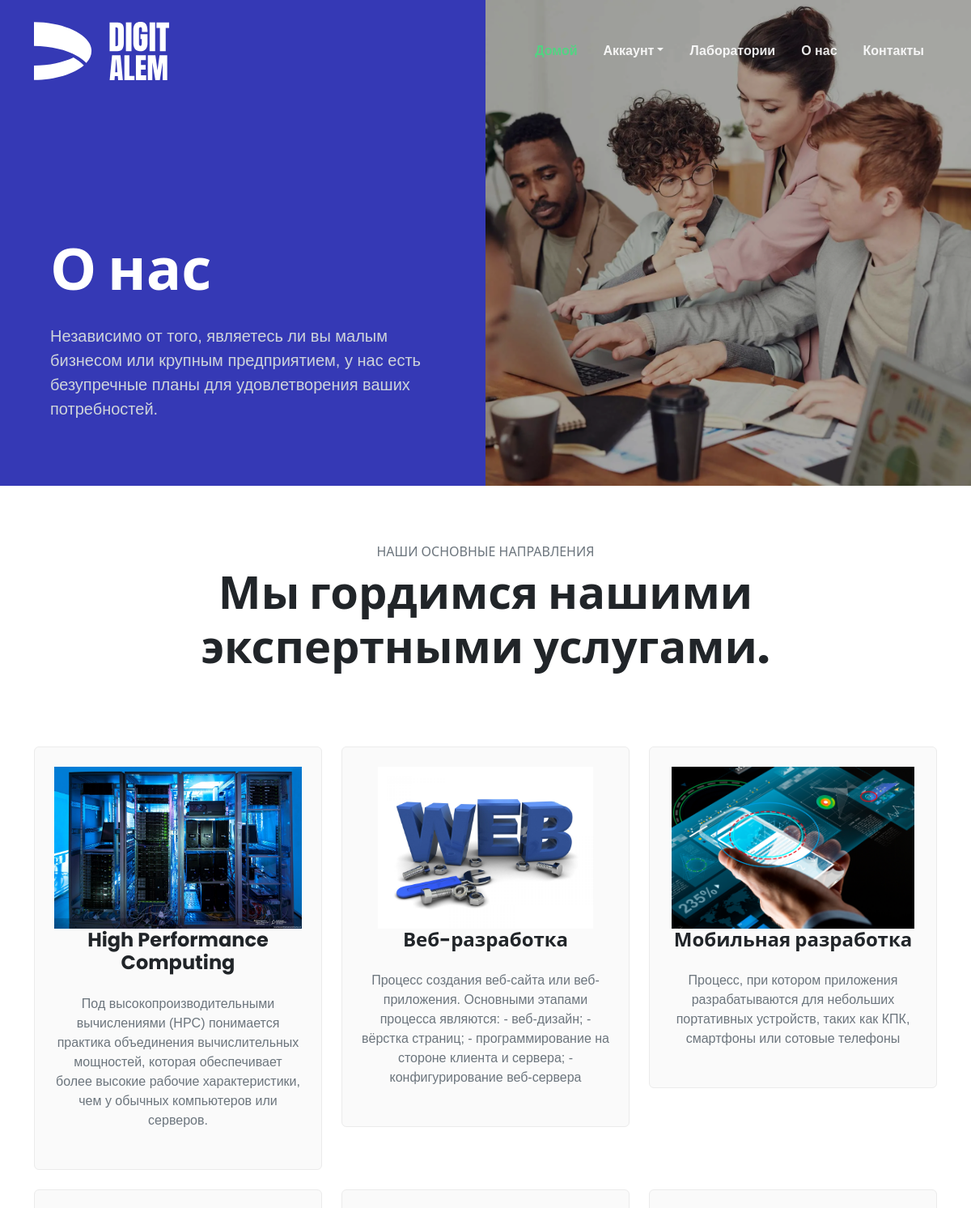
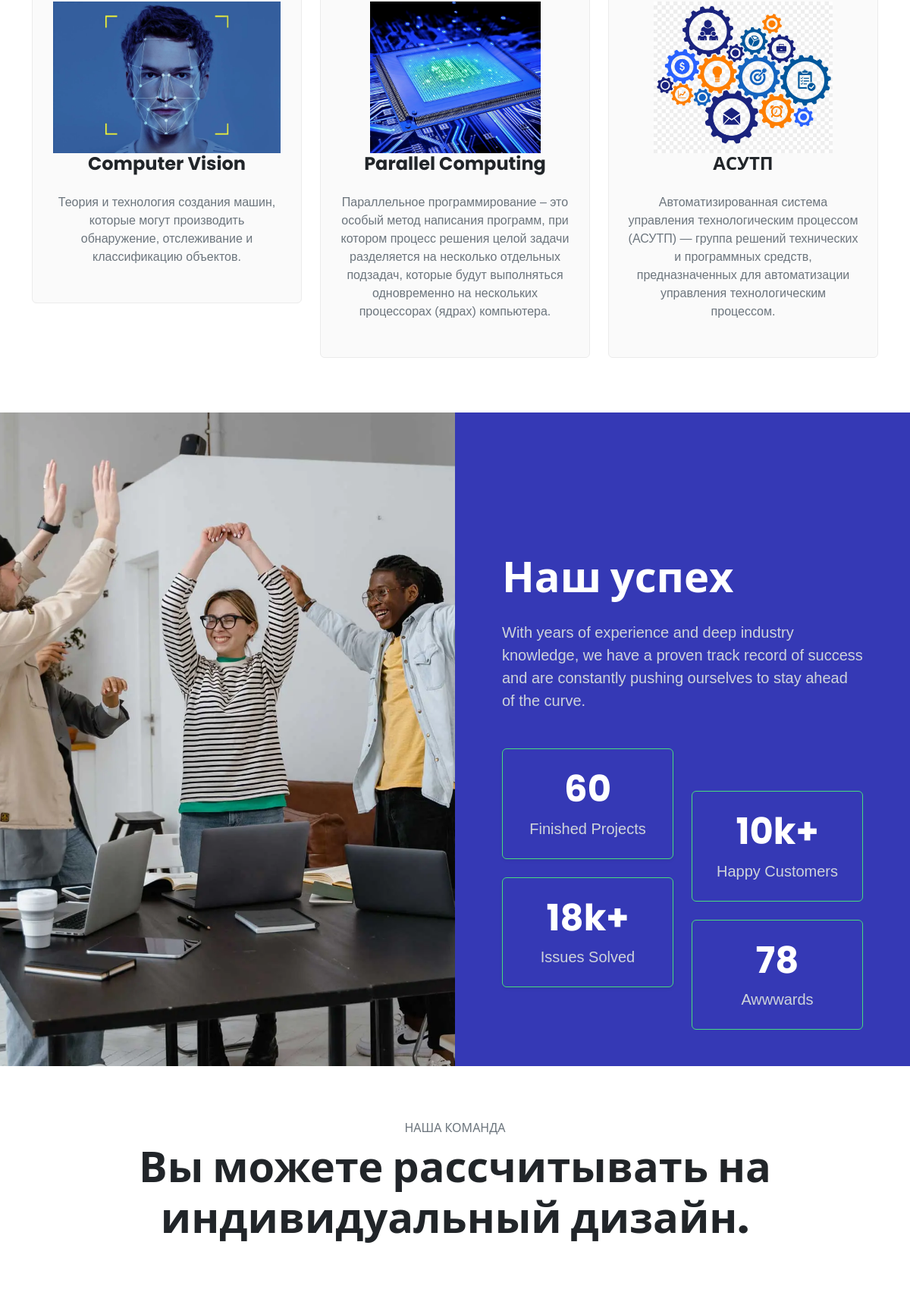
/about (upper part), run on the app's committed database (2 pictures, top to bottom).
### digitapp/models.py (models this page shows)
class Field(models.Model):
    name = models.CharField(max_length=100)
    description = models.TextField()
    image = models.ImageField()
    slug = models.SlugField(max_length=100, unique=True, db_index=True, blank=True)
    def __str__(self):
        return self.name

### digitapp/views.py (the view)
# urls.py: path('about', about, name='about'),
def about(request):
    labs = Lab.objects.all()
    all_fields = Field.objects.all()
    context = {
        'labs': labs,
        'all_fields': random.sample(list(all_fields), 6)
    }
    return render(request, 'about.html', context)

### digitapp/context_processors.py (called while the page is built)
def labs(request):
    return {'labs': Lab.objects.all()}

### digitapp/templates/about.html (shortened to what this page needs)
{% extends 'base.html' %}
{% load static %}
{% block nav %}
<section class="bg-primary" data-bs-theme="dark">
  <div class="container-fluid overflow-hidden">
    <div class="row">
      <div class="col-12 col-md-6 order-1 order-md-0 align-self-md-end">
        <div class="row py-3 py-sm-5 py-xl-9 bsb-section-mt-md-1 justify-content-sm-center">
          <div class="col-12 col-sm-10">
            <h1 class="display-2 fw-bolder mb-4 text-white">О нас</h1>
            <div class="row">
              <div class="col-12 col-xxl-8">
                <p class="fs-5 mb-0 text-secondary">Независимо от того, являетесь ли вы малым бизнесом или крупным предприятием, у нас есть безупречные планы для удовлетворения ваших потребностей.</p>
              </div>
            </div>
          </div>
        </div>
      </div>
      <div class="col-12 col-md-6 p-0">
        <figure class="bsb-overlay-figure w-100 h-100 m-0" style="--bsb-overlay-figure-opacity: .3">
          <img class="img-fluid w-100 h-100 object-fit-cover" loading="lazy" src="{% static 'assets/img/hero/about-img-1.webp' %}" alt="">
        </figure>
      </div>
    </div>
  </div>
</section>
{% endblock nav %}
{% block main %}
    <section class="py-5 py-xl-8 bsb-section-py-xxl-1">
      <div class="container mb-5 mb-md-6 mb-xl-10">
        <div class="row justify-content-md-center">
          <div class="col-12 col-md-10 text-center">
            <h3 class="fs-6 text-secondary mb-2 text-uppercase">Наши основные направления</h3>
            <h2 class="display-4 fw-bold mb-0">Мы гордимся нашими экспертными услугами.</h2>
          </div>
        </div>
      </div>
      <div class="container overflow-hidden">
        <div class="row gy-4 gy-xxl-5 gx-xxl-5">
          {% for f in all_fields %}
          <div class="col-12 col-md-4">
            <div class="card bsb-tpl-bg-lotion bsb-tpl-border-lg-cyan">
              <div class="card-body text-center p-4 p-xxl-5">
                <img style="height: 200px;" class="img-fluid bsb-scale bsb-hover-scale-up" loading="lazy" src="{{f.image.url}}" alt="Business">
                <h4 class="fw-bold mb-4">{{f}}</h4>
                <p class="mb-4 text-secondary">{{f.description}}</p>
              </div>
            </div>
          </div>
          {% endfor %}
        </div>
      </div>
    </section>
    <section class="bg-primary" data-bs-theme="dark">
      <div class="container-fluid overflow-hidden">
        <div class="row">
          <div class="col-12 col-md-6 p-0">
            <img class="img-fluid w-100 h-100 object-fit-cover" loading="lazy" src="{% static 'assets/img/fact/fact-img-1.webp' %}" alt="">
          </div>
          <div class="col-12 col-md-6 align-self-md-end">
            <div class="row py-3 py-sm-5 py-xxl-9 bsb-section-mt-md-1 justify-content-sm-center">
              <div class="col-12 col-sm-10">
                <h2 class="display-4 fw-bold mb-4">Наш успех</h2>
                <p class="fs-5 mb-5 text-secondary">With years of experience and deep industry knowledge, we have a proven track record of success and are constantly pushing ourselves to stay ahead of the curve.</p>
                <div class="row gy-4 gy-sm-0 overflow-hidden">
                  <div class="col-12 col-sm-6">
                    <div class="card bg-transparent border-accent shadow-sm mb-4">
                      <div class="card-body text-center p-4 p-xxl-5">
                        <h4 class="display-5 fw-bold mb-2">60</h4>
                        <p class="fs-5 mb-0 text-secondary">Finished Projects</p>
                      </div>
                    </div>
                    <div class="card bg-transparent border-accent shadow-sm">
                      <div class="card-body text-center p-4 p-xxl-5">
                        <h4 class="display-5 fw-bold mb-2">18k+</h4>
                        <p class="fs-5 mb-0 text-secondary">Issues Solved</p>
                      </div>
                    </div>
                  </div>
                  <div class="col-12 col-sm-6">
                    <div class="card bg-transparent border-accent mt-lg-6 mt-xxl-8 mb-4">
                      <div class="card-body text-center p-4 p-xxl-5">
                        <h4 class="display-5 fw-bold mb-2">10k+</h4>
                        <p class="fs-5 mb-0 text-secondary">Happy Customers</p>
                      </div>
                    </div>
                    <div class="card bg-transparent border-accent">
                      <div class="card-body text-center p-4 p-xxl-5">
                        <h4 class="display-5 fw-bold mb-2">78</h4>
                        <p class="fs-5 mb-0 text-secondary">Awwwards</p>
                      </div>
                    </div>
                  </div>
                </div>
              </div>
            </div>
          </div>
        </div>
      </div>
    </section>
    <section class="py-5 py-xl-8 bsb-section-py-xxl-1">
      <div class="container mb-5 mb-md-6 mb-xl-10">
        <div class="row justify-content-md-center">
          <div class="col-12 col-md-10  text-center">
            <h3 class="fs-6 text-secondary mb-2 text-uppercase">Наша команда</h3>
            <h2 class="display-4 fw-bold mb-0">Вы можете рассчитывать на индивидуальный дизайн.</h2>
          </div>
        </div>
      </div>
    </section>
{% endblock main %}

### digitapp/templates/base.html (shortened to what this page needs)
{% load static %}
<!doctype html>
<html lang="ru">
<head>
  <link rel="stylesheet" href="{% static 'assets/css/palette-bsb.css' %}">
</head>
<body>
  <header id="header">
    <nav class="navbar navbar-expand-lg bsb-navbar bsb-navbar-hover bsb-navbar-caret bsb-tpl-navbar-float bsb-tpl-navbar-sticky" data-bs-theme="dark" data-bsb-stuck-bg="bg-primary" data-bsb-stuck-theme="dark">
      <div class="container">
        <a class="navbar-brand" href="{% url 'index' %}">
          <img src="{% static 'assets/img/branding/Logo_RGB_white.svg' %}" class="bsb-tpl-logo" alt="">
        </a>
        <div class="offcanvas offcanvas-end bg-primary" tabindex="-1" id="offcanvasNavbar" aria-labelledby="offcanvasNavbarLabel">
          <div class="offcanvas-body">
            <ul id="bsb-tpl-navbar" class="navbar-nav justify-content-end flex-grow-1">
              <li class="nav-item">
                <a class="nav-link active" aria-current="page" href="{% url 'index' %}">Домой</a>
              </li>
              <li class="nav-item dropdown" data-bs-theme="light">
                <a class="nav-link dropdown-toggle" href="#!" id="blogDropdown" role="button" data-bs-toggle="dropdown" aria-expanded="false">Аккаунт</a>
              </li>
              <li class="nav-item">
                <a class="nav-link" href="{% url 'how' %}">Лаборатории</a>
              </li>
              <li class="nav-item">
                <a class="nav-link" href="{% url 'about' %}">О нас</a>
              </li>
              <li class="nav-item">
                <a class="nav-link" href="{% url 'contacts' %}">Контакты</a>
              </li>
            </ul>
          </div>
        </div>
      </div>
    </nav>
    {% block nav %}
    {% endblock nav %}
  </header>
  {% block main %}
  {% endblock main %}
</body>
</html>

### data on the page
Field: image (picture), name "High Performance Computing", description "Под высокопроизводительными вычислениями (HPC) понимается практика объединения вычислительных мощностей, которая обеспечивает более высокие рабочие характеристики, чем у обычных компьютеров или серверов."
Field: image (picture), name "Веб-разработка", description "Процесс создания веб-сайта или веб-приложения. Основными этапами процесса являются: - веб-дизайн; - вёрстка страниц; - программирование на стороне клиента и сервера; - конфигурирование веб-сервера"
Field: image (picture), name "Мобильная разработка", description "Процесс, при котором приложения разрабатываются для небольших портативных устройств, таких как КПК, смартфоны или сотовые телефоны"
Field: image (picture), name "Computer Vision", description "Теория и технология создания машин, которые могут производить обнаружение, отслеживание и классификацию объектов."
Field: image (picture), name "Parallel Computing", description "Параллельное программирование – это особый метод написания программ, при котором процесс решения целой задачи разделяется на несколько отдельных подзадач, которые будут выполняться одновременно на нескольких процессорах (ядрах) компьютера."
Field: image (picture), name "АСУТП", description "Автоматизированная система управления технологическим процессом (АСУТП) — группа решений технических и программных средств, предназначенных для автоматизации управления технологическим процессом."
